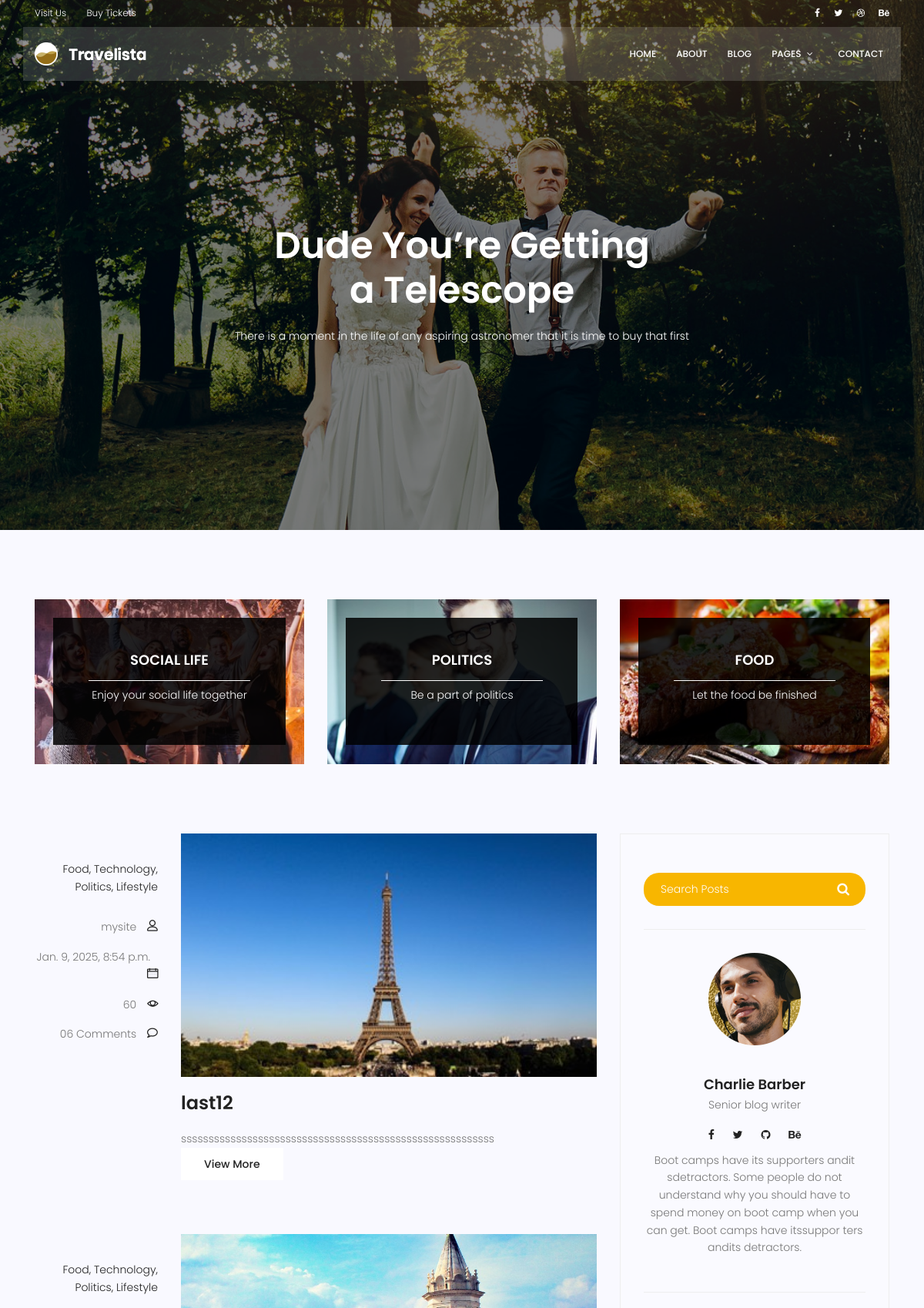
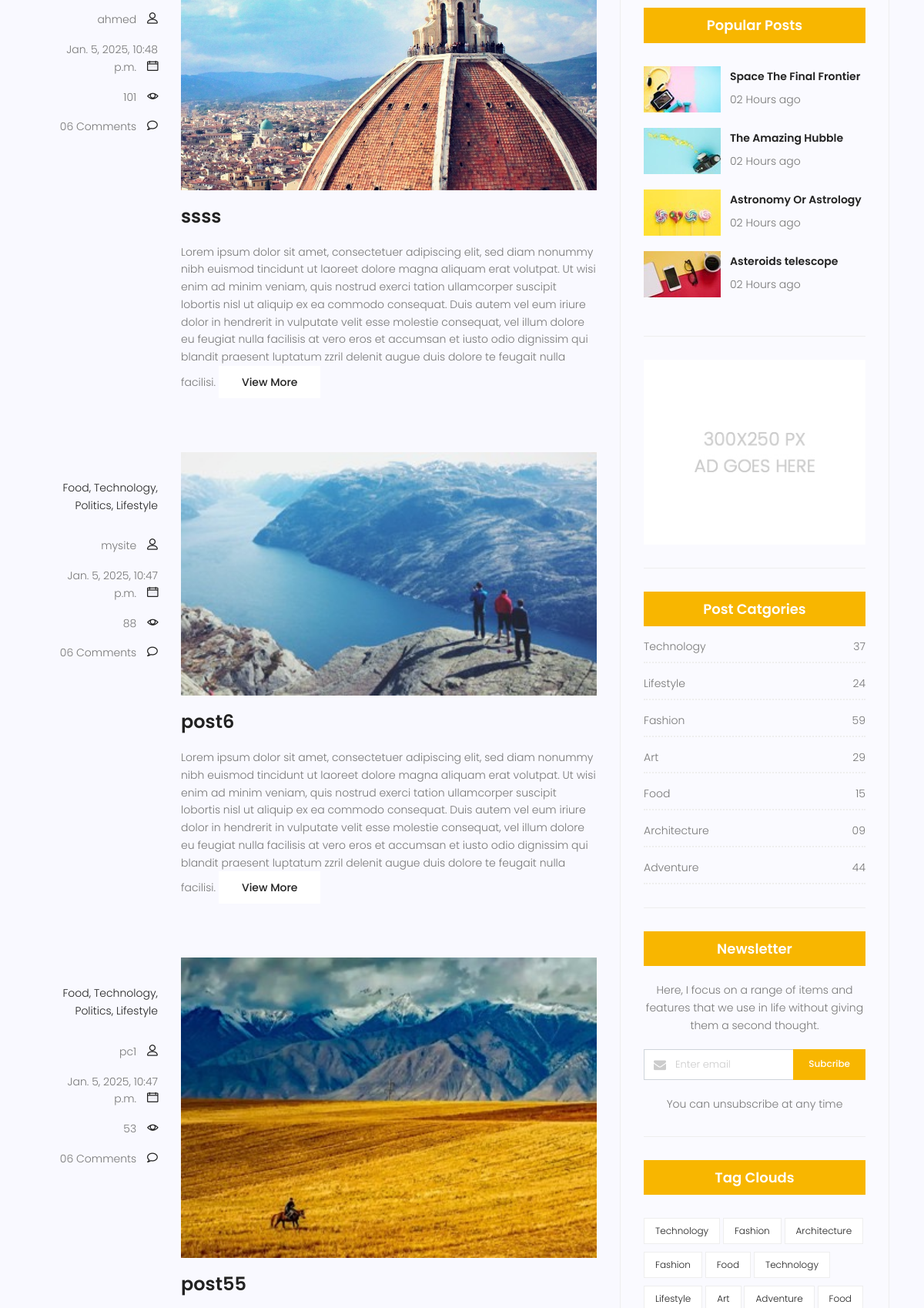
/blog/home (upper part), run on the app's committed database (2 pictures, top to bottom).
### blog/models.py (models this page shows, shortened)
class Post (models.Model):
    author = models.ForeignKey(User, on_delete=models.SET_NULL, null=True)
    image = models.ImageField(upload_to='blog/', default='blog/default.jpg')
    title = models.CharField(max_length=255)
    content = models.TextField()
    category = models.ManyToManyField(Category)
    counted_views = models.IntegerField(default=0)
    status = models.BooleanField(default=False)
    published_date = models.DateTimeField(null=True)
    created_date = models.DateTimeField(auto_now_add=True, null=True)
    updated_date = models.DateTimeField(auto_now=True, null=True)
    class Meta:
        ordering = ['-created_date']
        verbose_name = 'post'
        verbose_name_plural = 'posts'

### blog/views.py (the view)
# urls.py: path('home', blog_view, name='blog-home'),
def blog_view(request):
    posts = Post.objects.filter(status=1, published_date__lte=timezone.now())
    context = {'posts': posts}
    return render(request, 'blog/blog-home.html',context)

### templates/blog/blog-home.html (shortened to what this page needs)
{% extends 'base.html' %}
{%load static%}
{% block content %}
			<section class="banner-area relative blog-home-banner" id="home">
				<div class="overlay overlay-bg"></div>
				<div class="container">
					<div class="row d-flex align-items-center justify-content-center">
						<div class="about-content blog-header-content col-lg-12">
							<h1 class="text-white">
								Dude You’re Getting
								a Telescope
							</h1>
							<p class="text-white">
								There is a moment in the life of any aspiring astronomer that it is time to buy that first
							</p>
						</div>
					</div>
				</div>
			</section>
			<section class="top-category-widget-area pt-90 pb-90 ">
				<div class="container">
					<div class="row">
						<div class="col-lg-4">
							<div class="single-cat-widget">
								<div class="content relative">
									<div class="overlay overlay-bg"></div>
								    <a href="#" target="_blank">
								      <div class="thumb">
								  		 <img class="content-image img-fluid d-block mx-auto" src="{% static 'img/blog/cat-widget1.jpg' %}" alt="">
								  	  </div>
								      <div class="content-details">
								        <h4 class="content-title mx-auto text-uppercase">Social life</h4>
								        <span></span>
								        <p>Enjoy your social life together</p>
								      </div>
								    </a>
								</div>
							</div>
						</div>
						<div class="col-lg-4">
							<div class="single-cat-widget">
								<div class="content relative">
									<div class="overlay overlay-bg"></div>
								    <a href="#" target="_blank">
								      <div class="thumb">
								  		 <img class="content-image img-fluid d-block mx-auto" src="{% static 'img/blog/cat-widget2.jpg' %}" alt="">
								  	  </div>
								      <div class="content-details">
								        <h4 class="content-title mx-auto text-uppercase">Politics</h4>
								        <span></span>
								        <p>Be a part of politics</p>
								      </div>
								    </a>
								</div>
							</div>
						</div>
						<div class="col-lg-4">
							<div class="single-cat-widget">
								<div class="content relative">
									<div class="overlay overlay-bg"></div>
								    <a href="#" target="_blank">
								      <div class="thumb">
								  		 <img class="content-image img-fluid d-block mx-auto" src="{% static 'img/blog/cat-widget3.jpg' %}" alt="">
								  	  </div>
								      <div class="content-details">
								        <h4 class="content-title mx-auto text-uppercase">Food</h4>
								        <span></span>
								        <p>Let the food be finished</p>
								      </div>
								    </a>
								</div>
							</div>
						</div>
					</div>
				</div>
			</section>
			<section class="post-content-area">
				<div class="container">
					<div class="row">
						<div class="col-lg-8 posts-list">
                            {% for p in posts %}
							<div class="single-post row">
								<div class="col-lg-3  col-md-3 meta-details">
									<ul class="tags">
										<li><a href="#">Food,</a></li>
										<li><a href="#">Technology,</a></li>
										<li><a href="#">Politics,</a></li>
										<li><a href="#">Lifestyle</a></li>
									</ul>
									<div class="user-details row">
										<p class="user-name col-lg-12 col-md-12 col-6"><a href="#">{{ p.author }}</a> <span class="lnr lnr-user"></span></p>
										<p class="date col-lg-12 col-md-12 col-6"><a href="#">{{p.published_date}}</a> <span class="lnr lnr-calendar-full"></span></p>
										<p class="view col-lg-12 col-md-12 col-6"><a href="#">{{ p.counted_views }}</a> <span class="lnr lnr-eye"></span></p>
										<p class="comments col-lg-12 col-md-12 col-6"><a href="#">06 Comments</a> <span class="lnr lnr-bubble"></span></p>
									</div>
								</div>
								<div class="col-lg-9 col-md-9 ">
									<div class="feature-img">
										<img class="img-fluid" src="{{ p.image.url }}" alt="">
									</div>
									<a class="posts-title" href="{% url 'blog:blog-single' pid=p.id %}"><h3>{{ p.title }}</h3></a>
									<p class="excert">
										{{ p.content }}
									<a href="{% url 'blog:blog-single' pid=p.id %}" class="primary-btn">View More</a>
								</div>
							</div>
                            {% endfor %}
						</div>
						<div class="col-lg-4 sidebar-widgets">
							<div class="widget-wrap">
								<div class="single-sidebar-widget search-widget">
									<form class="search-form" action="#">
			                            <input placeholder="Search Posts" name="search" type="text" onfocus="this.placeholder = ''" onblur="this.placeholder = 'Search Posts'" >
			                            <button type="submit"><i class="fa fa-search"></i></button>
			                        </form>
								</div>
								<div class="single-sidebar-widget user-info-widget">
									<img src="{% static 'img/blog/user-info.png' %}" alt="">
									<a href="#"><h4>Charlie Barber</h4></a>
									<p>
										Senior blog writer
									</p>
									<ul class="social-links">
										<li><a href="#"><i class="fa fa-facebook"></i></a></li>
										<li><a href="#"><i class="fa fa-twitter"></i></a></li>
										<li><a href="#"><i class="fa fa-github"></i></a></li>
										<li><a href="#"><i class="fa fa-behance"></i></a></li>
									</ul>
									<p>
										Boot camps have its supporters andit sdetractors. Some people do not understand why you should have to spend money on boot camp when you can get. Boot camps have itssuppor ters andits detractors.
									</p>
								</div>
								<div class="single-sidebar-widget popular-post-widget">
									<h4 class="popular-title">Popular Posts</h4>
									<div class="popular-post-list">
										<div class="single-post-list d-flex flex-row align-items-center">
											<div class="thumb">
												<img class="img-fluid" src="{% static 'img/blog/pp1.jpg' %}" alt="">
											</div>
											<div class="details">
												<a href="blog-single.html"><h6>Space The Final Frontier</h6></a>
												<p>02 Hours ago</p>
											</div>
										</div>
										<div class="single-post-list d-flex flex-row align-items-center">
											<div class="thumb">
												<img class="img-fluid" src="{% static 'img/blog/pp2.jpg' %}" alt="">
											</div>
											<div class="details">
												<a href="blog-single.html"><h6>The Amazing Hubble</h6></a>
												<p>02 Hours ago</p>
											</div>
										</div>
										<div class="single-post-list d-flex flex-row align-items-center">
											<div class="thumb">
												<img class="img-fluid" src="{% static 'img/blog/pp3.jpg' %}" alt="">
											</div>
											<div class="details">
												<a href="blog-single.html"><h6>Astronomy Or Astrology</h6></a>
												<p>02 Hours ago</p>
											</div>
										</div>
										<div class="single-post-list d-flex flex-row align-items-center">
											<div class="thumb">
												<img class="img-fluid" src="{% static 'img/blog/pp4.jpg' %}" alt="">
											</div>
											<div class="details">
												<a href="blog-single.html"><h6>Asteroids telescope</h6></a>
												<p>02 Hours ago</p>
											</div>
										</div>
									</div>
								</div>
								<div class="single-sidebar-widget ads-widget">
									<a href="#"><img class="img-fluid" src="{% static 'img/blog/ads-banner.jpg' %}" alt=""></a>
								</div>
								<div class="single-sidebar-widget post-category-widget">
									<h4 class="category-title">Post Catgories</h4>
									<ul class="cat-list">
										<li>
											<a href="#" class="d-flex justify-content-between">
												<p>Technology</p>
												<p>37</p>
											</a>
										</li>
										<li>
											<a href="#" class="d-flex justify-content-between">
												<p>Lifestyle</p>
												<p>24</p>
											</a>
										</li>
										<li>
											<a href="#" class="d-flex justify-content-between">
												<p>Fashion</p>
												<p>59</p>
											</a>
										</li>
										<li>
											<a href="#" class="d-flex justify-content-between">
												<p>Art</p>
												<p>29</p>
											</a>
										</li>
										<li>
											<a href="#" class="d-flex justify-content-between">
												<p>Food</p>
												<p>15</p>
											</a>
										</li>
										<li>
											<a href="#" class="d-flex justify-content-between">
												<p>Architecture</p>
												<p>09</p>
											</a>
										</li>
										<li>
											<a href="#" class="d-flex justify-content-between">
												<p>Adventure</p>
												<p>44</p>
											</a>
										</li>
									</ul>
								</div>
								<div class="single-sidebar-widget newsletter-widget">
									<h4 class="newsletter-title">Newsletter</h4>
									<p>
										Here, I focus on a range of items and features that we use in life without
										giving them a second thought.
									</p>
									<div class="form-group d-flex flex-row">
									   <div class="col-autos">
									      <div class="input-group">
									        <div class="input-group-prepend">
									          <div class="input-group-text"><i class="fa fa-envelope" aria-hidden="true"></i>
											</div>
									        </div>
									        <input type="text" class="form-control" id="inlineFormInputGroup" placeholder="Enter email" onfocus="this.placeholder = ''" onblur="this.placeholder = 'Enter email'" >
									      </div>
									    </div>
									    <a href="#" class="bbtns">Subcribe</a>
									</div>
									<p class="text-bottom">
										You can unsubscribe at any time
									</p>
								</div>
								<div class="single-sidebar-widget tag-cloud-widget">
									<h4 class="tagcloud-title">Tag Clouds</h4>
									<ul>
										<li><a href="#">Technology</a></li>
										<li><a href="#">Fashion</a></li>
										<li><a href="#">Architecture</a></li>
										<li><a href="#">Fashion</a></li>
										<li><a href="#">Food</a></li>
										<li><a href="#">Technology</a></li>
										<li><a href="#">Lifestyle</a></li>
										<li><a href="#">Art</a></li>
										<li><a href="#">Adventure</a></li>
										<li><a href="#">Food</a></li>
									</ul>
								</div>
							</div>
						</div>
					</div>
				</div>
			</section>
{% endblock %}

### data on the page
Post: author "mysite", published_date "Jan. 9, 2025, 8:54 p.m.", counted_views "60", image (placeholder picture), title "last12", content "sssssssssssssssssssssssssssssssssssssssssssssssssssssssss"
Post: author "ahmed", published_date "Jan. 5, 2025, 10:48 p.m.", counted_views "101", image (picture), title "ssss", content "Lorem ipsum dolor sit amet, consectetuer adipiscing elit, sed diam nonummy nibh euismod tincidunt ut laoreet dolore magna aliquam erat volutpat. Ut wisi enim ad minim veniam, quis nostrud exerci tation ullamcorper suscipit lobortis nisl ut aliquip ex ea commodo consequat. Duis autem vel eum iriure dolor in hendrerit in vulputate velit esse molestie consequat, vel illum dolore eu feugiat nulla facilisis at vero eros et accumsan et iusto odio dignissim qui blandit praesent luptatum zzril delenit augue duis dolore te feugait nulla facilisi."
Post: author "mysite", published_date "Jan. 5, 2025, 10:47 p.m.", counted_views "88", image (picture), title "post6", content "Lorem ipsum dolor sit amet, consectetuer adipiscing elit, sed diam nonummy nibh euismod tincidunt ut laoreet dolore magna aliquam erat volutpat. Ut wisi enim ad minim veniam, quis nostrud exerci tation ullamcorper suscipit lobortis nisl ut aliquip ex ea commodo consequat. Duis autem vel eum iriure dolor in hendrerit in vulputate velit esse molestie consequat, vel illum dolore eu feugiat nulla facilisis at vero eros et accumsan et iusto odio dignissim qui blandit praesent luptatum zzril delenit augue duis dolore te feugait nulla facilisi."
Post: author "pc1", published_date "Jan. 5, 2025, 10:47 p.m.", counted_views "53", image (picture), title "post55"
